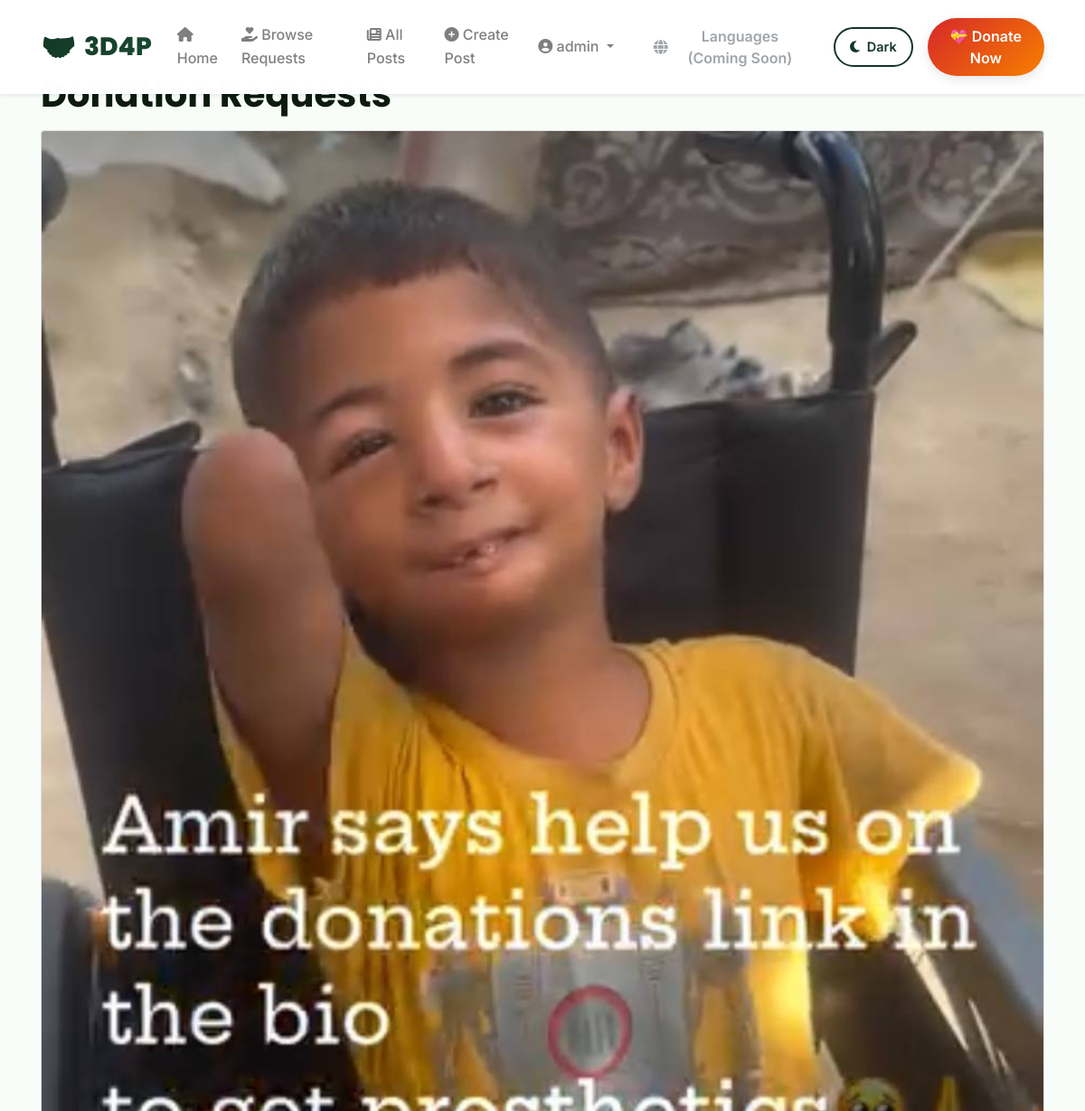
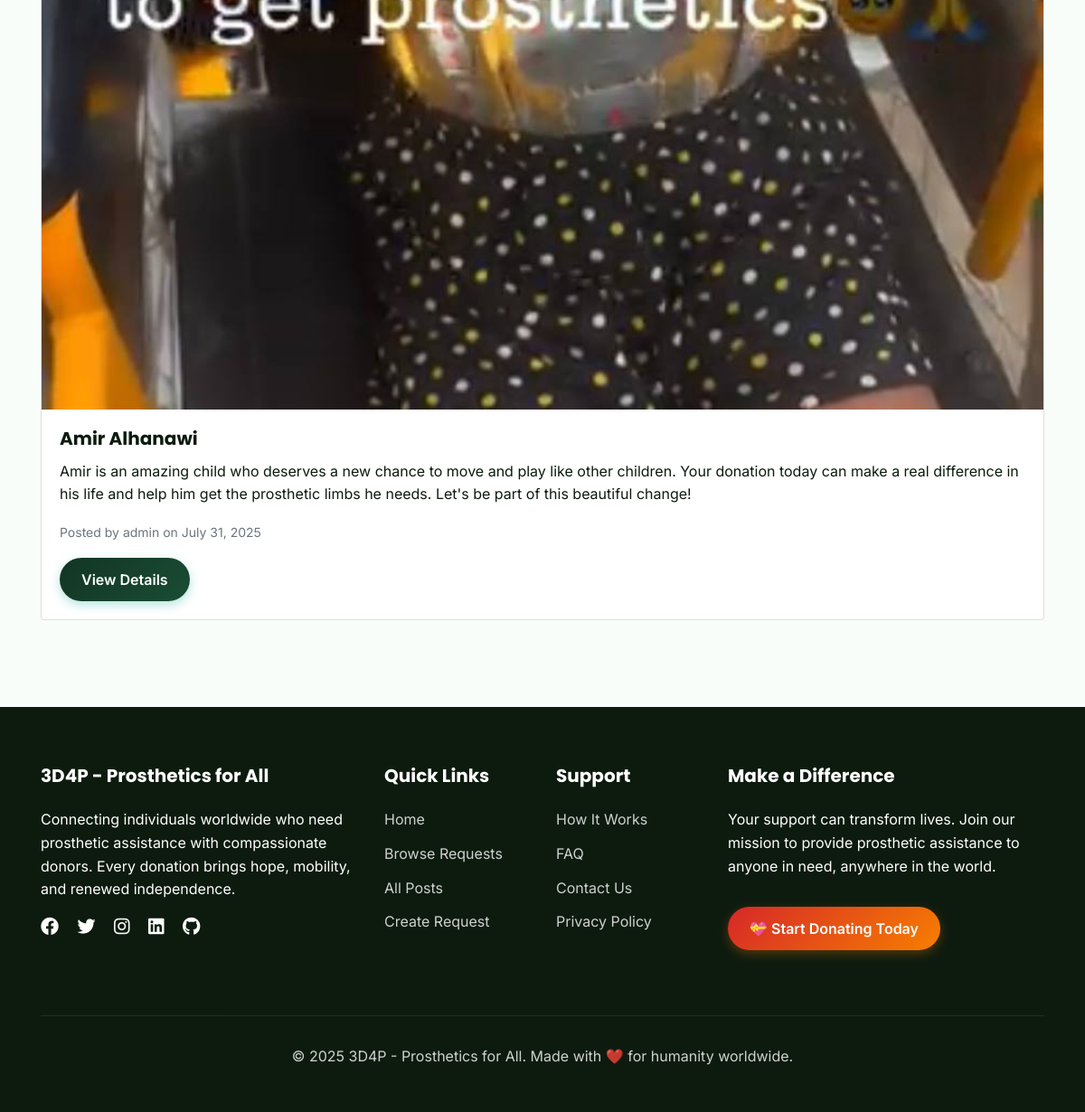
The page /posts/donations/ (signed in) on the database its author committed (2 pictures, top to bottom).
### users/models.py (models this page shows, shortened)
class CustomUser(AbstractUser):
    is_member = models.BooleanField(default=False)
    is_verified = models.BooleanField(default=False)
    bio = models.TextField(blank=True)
    date_of_birth = models.DateField(null=True, blank=True)
    pass

### posts/models.py (models this page shows, shortened)
class Post(models.Model):
    POST_TYPE_CHOICES = [
        ('regular', 'Regular Post'),
        ('donation', 'Donation Request'),
    ]
    author = models.ForeignKey(User, on_delete=models.CASCADE, null=True, blank=True)
    author_name = models.CharField(max_length=100, blank=True)
    title = models.CharField(max_length=200)
    content = models.TextField()
    post_type = models.CharField(max_length=20, choices=POST_TYPE_CHOICES, default='regular')
    is_approved = models.BooleanField(default=False)
    created_at = models.DateTimeField(auto_now_add=True)
    updated_at = models.DateTimeField(auto_now=True)
    view_count = models.IntegerField(default=0)
    share_count = models.IntegerField(default=0)
    image = models.ImageField(upload_to='post_images/', null=True, blank=True)

### posts/views.py (the view)
# urls.py: path('', views.donation_list, name='donation_list'),
def donation_list(request):
    donation_posts = Post.objects.filter(post_type='donation', is_approved=True).order_by('-created_at')
    return render(request, 'posts/donation_list.html', {'posts': donation_posts})

### utils/error_handlers.py (called while the page is built)
    def __call__(self, request):
        if self.is_suspicious_request(request):
            logger.warning(
                f"Suspicious request detected: {request.method} {request.get_full_path()} "
                f"from IP: {self.get_client_ip(request)}"
            )
        response = self.get_response(request)
        return response

    def is_suspicious_request(self, request):
        suspicious_patterns = [
            'admin/', 'wp-admin/', 'phpmyadmin/', '.env', 'config.php',
            'shell.php', 'cmd.php', 'eval(', 'system(', 'exec('
        ]
        path = request.get_full_path().lower()
        return any(pattern in path for pattern in suspicious_patterns)

### posts/templates/posts/donation_list.html (shortened to what this page needs)
{% extends 'base.html' %}
{% block content %}
<div class="container">
    <h1>Donation Requests</h1>
    {% if posts %}
        {% for post in posts %}
        <div class="card mb-3">
            {% if post.image %}
                <img src="{{ post.image.url }}" class="card-img-top" alt="{{ post.title }}">
            {% endif %}
            <div class="card-body">
                <h5 class="card-title">{{ post.title }}</h5>
                <p class="card-text">{{ post.content|truncatewords:50 }}</p>
                <p class="card-text">
                    <small class="text-muted">
                        Posted by {{ post.author.username }} on {{ post.created_at|date:"F j, Y" }}
                    </small>
                </p>
                <a href="{% url 'post_detail' post.pk %}" class="btn btn-primary">View Details</a>
            </div>
        </div>
        {% endfor %}
    {% else %}
        <div class="alert alert-warning">
            <h4>No Donation Requests Found</h4>
            <p>There are currently no approved donation requests.</p>
            <a href="{% url 'create_donation_request' %}" class="btn btn-primary">Create a Donation Request</a>
        </div>
    {% endif %}
</div>
{% endblock %}

### templates/base.html (shortened to what this page needs)
{% load static %}
<!DOCTYPE html>
<html lang="en">
<head>
    <link rel="stylesheet" href="https://cdn.jsdelivr.net/npm/bootstrap@4.6.2/dist/css/bootstrap.min.css">
    <link rel="stylesheet" href="https://cdnjs.cloudflare.com/ajax/libs/font-awesome/6.4.0/css/all.min.css">
    <link rel="stylesheet" href="https://unpkg.com/aos@2.3.1/dist/aos.css">
    <link rel="stylesheet" type="text/css" href="{% static 'css/main.css' %}">
    <link rel="stylesheet" type="text/css" href="{% static 'css/profile.css' %}">
</head>
<body>
    <nav class="navbar navbar-expand-lg navbar-light fixed-top" id="mainNav">
        <div class="container">
            <a class="navbar-brand" href="{% url 'home' %}">
                3D4P
            </a>
            <div class="collapse navbar-collapse" id="navbarNav">
                <ul class="navbar-nav ml-auto align-items-center">
                    <li class="nav-item">
                        <a class="nav-link" href="{% url 'home' %}">
                            <i class="fas fa-home"></i> Home
                        </a>
                    </li>
                    <li class="nav-item">
                        <a class="nav-link" href="{% url 'donation_list' %}">
                            <i class="fas fa-hand-holding-heart"></i> Browse Requests
                        </a>
                    </li>
                    <li class="nav-item">
                        <a class="nav-link" href="{% url 'post_list' %}">
                            <i class="fas fa-newspaper"></i> All Posts
                        </a>
                    </li>
                    {% if user.is_authenticated %}
                        <li class="nav-item">
                            <a class="nav-link" href="{% url 'select_post_type' %}">
                                <i class="fas fa-plus-circle"></i> Create Post
                            </a>
                        </li>
                        <li class="nav-item dropdown">
                            <a class="nav-link dropdown-toggle" href="#" id="userDropdown" role="button" data-toggle="dropdown">
                                <i class="fas fa-user-circle"></i> {{ user.username }}
                            </a>
                        </li>
                    {% endif %}
                    <li class="nav-item ml-2">
                        <button class="btn btn-outline-secondary" type="button" disabled>
                            <i class="fas fa-globe"></i>
                            <span class="d-none d-md-inline">Languages (Coming Soon)</span>
                        </button>
                    </li>
                    <li class="nav-item ml-2">
                        <button class="theme-toggle" id="themeToggle" title="Toggle Dark Mode">
                            <i class="fas fa-moon" id="themeIcon"></i>
                            <span id="themeText">Dark</span>
                        </button>
                    </li>
                    <li class="nav-item ml-3">
                        <a class="btn btn-donate" href="{% url 'donation_list' %}">
                            💝 Donate Now
                        </a>
                    </li>
                </ul>
            </div>
        </div>
    </nav>
    <main style="padding-top: 80px;">
        {% block content %}
        {% endblock %}
    </main>
    <footer class="footer">
        <div class="container">
            <div class="row">
                <div class="col-lg-4 mb-4">
                    <h5>3D4P - Prosthetics for All</h5>
                    <p class="mb-3">Connecting individuals worldwide who need prosthetic assistance with compassionate donors. Every donation brings hope, mobility, and renewed independence.</p>
                    <div class="social-links">
                        <a href="#" class="text-white mr-3"><i class="fab fa-facebook fa-lg"></i></a>
                        <a href="#" class="text-white mr-3"><i class="fab fa-twitter fa-lg"></i></a>
                        <a href="#" class="text-white mr-3"><i class="fab fa-instagram fa-lg"></i></a>
                        <a href="#" class="text-white mr-3"><i class="fab fa-linkedin fa-lg"></i></a>
                        <a href="https://github.com/FarisAlahmad714/3D4P" class="text-white"><i class="fab fa-github fa-lg"></i></a>
                    </div>
                </div>
                <div class="col-lg-2 col-md-6 mb-4">
                    <h5>Quick Links</h5>
                    <ul class="footer-links">
                        <li><a href="{% url 'home' %}">Home</a></li>
                        <li><a href="{% url 'donation_list' %}">Browse Requests</a></li>
                        <li><a href="{% url 'post_list' %}">All Posts</a></li>
                        <li><a href="{% url 'select_post_type' %}">Create Request</a></li>
                    </ul>
                </div>
                <div class="col-lg-2 col-md-6 mb-4">
                    <h5>Support</h5>
                    <ul class="footer-links">
                        <li><a href="{% url 'how_it_works' %}">How It Works</a></li>
                        <li><a href="{% url 'faq' %}">FAQ</a></li>
                        <li><a href="{% url 'contact_us' %}">Contact Us</a></li>
                        <li><a href="{% url 'privacy_policy' %}">Privacy Policy</a></li>
                    </ul>
                </div>
                <div class="col-lg-4 mb-4">
                    <h5>Make a Difference</h5>
                    <p>Your support can transform lives. Join our mission to provide prosthetic assistance to anyone in need, anywhere in the world.</p>
                    <a href="{% url 'donation_list' %}" class="btn btn-donate btn-lg mt-3">
                        💝 Start Donating Today
                    </a>
                </div>
            </div>
            <div class="footer-bottom">
                <p>&copy; 2025 3D4P - Prosthetics for All. Made with ❤️ for humanity worldwide.</p>
            </div>
        </div>
    </footer>
</body>
</html>

### static/css/main.css (style rules this page uses)
:root { --primary-color: #123524; --secondary-color: #1a4d34; --accent-color: #2d6b45; --danger-color: #d62828; --success-color: #27a745; --dark-color: #0d1b0f; --light-color: #f8fdf9; --gray-light: #e8f5ea; --gray-medium: #6c7b6d; --white: #ffffff; --gradient-primary: linear-gradient(135deg, #123524 0%, #1a4d34 100%); --gradient-hero: linear-gradient(135deg, #0d1b0f 0%, #123524 100%); --gradient-card: linear-gradient(145deg, #ffffff 0%, #f8fdf9 100%); --gradient-danger: linear-gradient(135deg, #d62828 0%, #f77f00 100%); --shadow-sm: 0 2px 4px rgba(0,0,0,0.08); --shadow-md: 0 4px 12px rgba(0,0,0,0.1); --shadow-lg: 0 8px 24px rgba(0,0,0,0.12); --shadow-xl: 0 12px 48px rgba(0,0,0,0.15); --font-primary: 'Inter', -apple-system, BlinkMacSystemFont, 'Segoe UI', sans-serif; --font-heading: 'Poppins', sans-serif; --transition-fast: all 0.2s ease; --transition-medium: all 0.3s ease; --transition-slow: all 0.5s cubic-bezier(0.4, 0, 0.2, 1); }
* { margin: 0; padding: 0; box-sizing: border-box; }
body { font-family: var(--font-primary); color: var(--dark-color); background-color: var(--light-color); line-height: 1.6; overflow-x: hidden; }
h1, h2, h3, h4, h5, h6 { font-family: var(--font-heading); font-weight: 700; color: var(--dark-color); margin-bottom: 1rem; }
.navbar { background: rgba(255, 255, 255, 0.98); backdrop-filter: blur(20px); box-shadow: var(--shadow-sm); padding: 1rem 0; transition: var(--transition-medium); }
.navbar-brand { font-family: var(--font-heading); font-size: 1.75rem; font-weight: 800; background: var(--gradient-primary); -webkit-background-clip: text; -webkit-text-fill-color: transparent; display: flex; align-items: center; gap: 0.5rem; }
.navbar-brand::before { content: "🤝"; font-size: 2rem; }
.navbar-nav .nav-link { font-weight: 500; color: var(--dark-color); padding: 0.5rem 1.25rem; margin: 0 0.25rem; border-radius: 50px; transition: var(--transition-fast); position: relative; }
.navbar .btn-donate { background: var(--gradient-danger); color: white; padding: 0.5rem 1.5rem; border-radius: 50px; font-weight: 600; box-shadow: var(--shadow-md); transition: var(--transition-medium); animation: pulse 2s infinite; }
.btn { font-family: var(--font-primary); font-weight: 600; padding: 0.75rem 1.5rem; border-radius: 50px; transition: var(--transition-medium); text-decoration: none; display: inline-flex; align-items: center; gap: 0.5rem; border: none; cursor: pointer; }
.btn-primary { background: var(--gradient-primary); color: white; box-shadow: 0 4px 12px rgba(0, 168, 150, 0.3); }
.btn-donate { background: var(--gradient-danger); color: white; box-shadow: 0 4px 12px rgba(247, 127, 0, 0.3); font-size: 1rem; }
.footer { background: var(--dark-color); color: var(--white); padding: 4rem 0 2rem; margin-top: 6rem; }
.footer h5 { color: var(--white); margin-bottom: 1.5rem; }
.footer-links { list-style: none; padding: 0; }
.footer-links li { margin-bottom: 0.75rem; }
.footer-links a { color: rgba(255, 255, 255, 0.8); text-decoration: none; transition: var(--transition-fast); }
.footer-bottom { border-top: 1px solid rgba(255, 255, 255, 0.1); margin-top: 3rem; padding-top: 2rem; text-align: center; opacity: 0.8; }
.theme-toggle { background: none; border: 2px solid var(--primary-color); border-radius: 50px; padding: 0.5rem 1rem; color: var(--primary-color); cursor: pointer; transition: var(--transition-fast); display: flex; align-items: center; gap: 0.5rem; font-size: 0.9rem; font-weight: 600; }
* { transition: background-color 0.3s ease, color 0.3s ease, border-color 0.3s ease; }

### rows shown on the page
CustomUser: username "admin"
Post: image (picture), title "Amir Alhanawi", content "Amir is an amazing child who deserves a new chance to move and play like other children. Your donation today can make a real difference in his life and help him get the prosthetic limbs he needs. Let's be part of this beautiful change!", author.username "admin", created_at "July 31, 2025"
